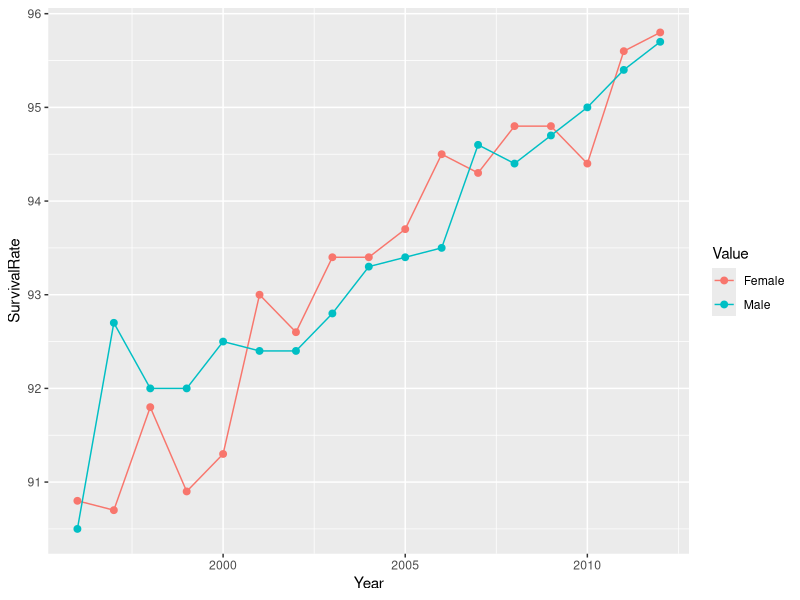

This figure's R source:

library(ggplot2)
library(dplyr)
#Get the data files
#Set the path

#Read the data files they should be within the master file for the shiny application

Timeperiod="90 days"
Category = "Sex"
getSurvivalData2 <- 
  function(timeperiod,category) {
    # Careful not to let just any name slip in here; a
    # malicious user could manipulate this value.
    #if (!(category %in% categories) | !(timePeriod %in% timeperiods))
    # stop("Error")
    
    survival.data <- read.csv("SurvivalRates_DeceasedDonor.csv")
    survival.data <- as.data.frame(survival.data)
    
    head(survival.data)
    
    survival.filtered <- filter(survival.data, Category == category & TimePeriod == timeperiod)
    print(timeperiod)
    print(category)
    head(survival.filtered)
    return(survival.filtered)
  }
v <- getSurvivalData2(Timeperiod,Category)

linechart <- ggplot(data = v, 
                    aes(x=Year,y=SurvivalRate, colour=Value))+geom_line()+geom_point(size=2)
linechart
